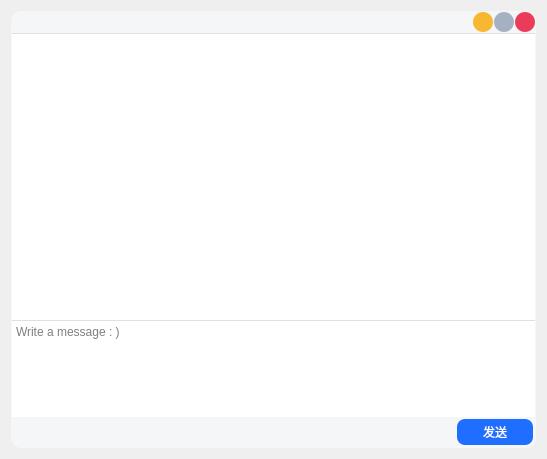
<?xml version="1.0" encoding="UTF-8"?>
<ui version="4.0">
 <class>MainChatWin</class>
 <widget class="QWidget" name="MainChatWin">
  <property name="geometry">
   <rect>
    <x>0</x>
    <y>0</y>
    <width>547</width>
    <height>459</height>
   </rect>
  </property>
  <property name="sizePolicy">
   <sizepolicy hsizetype="Minimum" vsizetype="Minimum">
    <horstretch>0</horstretch>
    <verstretch>0</verstretch>
   </sizepolicy>
  </property>
  <property name="minimumSize">
   <size>
    <width>20</width>
    <height>0</height>
   </size>
  </property>
  <property name="windowTitle">
   <string>MainChatWin</string>
  </property>
  <property name="windowIcon">
   <iconset>
    <normaloff>:/MainIco.ico</normaloff>:/MainIco.ico</iconset>
  </property>
  <property name="windowOpacity">
   <double>1.000000000000000</double>
  </property>
  <property name="styleSheet">
   <string notr="true">#frame {
	background-color: rgb(245, 246, 247);
	border-width: 1px;
	border-radius: 10px;	
}

#closeBtn {
	border-radius: 10px;
	background-color: rgb(235, 59, 90);
}

#maxBtn {
	border-radius: 10px;
	background-color: #a5b1c2;
}

#minBtn {
	border-radius: 10px;
	background: #f7b731;
	
}

#sendBtn {
	border-radius: 8px;
	margin: 2px;
	color: rgb(255, 255, 255);
	background-color: rgb(30, 111, 255);
	font: 11pt &quot;黑体&quot;;
}

#textArea {
	border: none;
	font: 14pt &quot;Leelawadee UI&quot;;
}

#chatMsgList {
	border-style: solid;
	border-color: #E0E0E0;
	border-top-width: 1px;
	border-bottom-width: 1px;
	border-left-width: 0;
	border-right-width: 0;
}

QListWidget::item:hover {
	background-color: #FFFFFF;

}</string>
  </property>
  <layout class="QHBoxLayout" name="horizontalLayout">
   <item>
    <widget class="QFrame" name="frame">
     <property name="frameShape">
      <enum>QFrame::StyledPanel</enum>
     </property>
     <property name="frameShadow">
      <enum>QFrame::Raised</enum>
     </property>
     <layout class="QHBoxLayout" name="horizontalLayout_5">
      <property name="spacing">
       <number>0</number>
      </property>
      <property name="leftMargin">
       <number>1</number>
      </property>
      <property name="topMargin">
       <number>1</number>
      </property>
      <property name="rightMargin">
       <number>1</number>
      </property>
      <property name="bottomMargin">
       <number>1</number>
      </property>
      <item>
       <layout class="QVBoxLayout" name="verticalLayout_2">
        <property name="spacing">
         <number>1</number>
        </property>
        <item>
         <layout class="QHBoxLayout" name="horizontalLayout_3">
          <item>
           <spacer name="horizontalSpacer">
            <property name="orientation">
             <enum>Qt::Horizontal</enum>
            </property>
            <property name="sizeHint" stdset="0">
             <size>
              <width>308</width>
              <height>20</height>
             </size>
            </property>
           </spacer>
          </item>
          <item>
           <layout class="QHBoxLayout" name="horizontalLayout_2">
            <property name="spacing">
             <number>1</number>
            </property>
            <item>
             <widget class="QPushButton" name="minBtn">
              <property name="enabled">
               <bool>true</bool>
              </property>
              <property name="sizePolicy">
               <sizepolicy hsizetype="Minimum" vsizetype="Minimum">
                <horstretch>0</horstretch>
                <verstretch>0</verstretch>
               </sizepolicy>
              </property>
              <property name="minimumSize">
               <size>
                <width>20</width>
                <height>20</height>
               </size>
              </property>
              <property name="maximumSize">
               <size>
                <width>20</width>
                <height>20</height>
               </size>
              </property>
              <property name="styleSheet">
               <string notr="true"/>
              </property>
              <property name="text">
               <string/>
              </property>
              <property name="icon">
               <iconset>
                <normaloff>:/min.svg</normaloff>:/min.svg</iconset>
              </property>
             </widget>
            </item>
            <item>
             <widget class="QPushButton" name="maxBtn">
              <property name="sizePolicy">
               <sizepolicy hsizetype="Minimum" vsizetype="Minimum">
                <horstretch>0</horstretch>
                <verstretch>0</verstretch>
               </sizepolicy>
              </property>
              <property name="minimumSize">
               <size>
                <width>20</width>
                <height>20</height>
               </size>
              </property>
              <property name="maximumSize">
               <size>
                <width>20</width>
                <height>20</height>
               </size>
              </property>
              <property name="styleSheet">
               <string notr="true"/>
              </property>
              <property name="text">
               <string/>
              </property>
              <property name="icon">
               <iconset>
                <normaloff>:/max.svg</normaloff>:/max.svg</iconset>
              </property>
             </widget>
            </item>
            <item>
             <widget class="QPushButton" name="closeBtn">
              <property name="sizePolicy">
               <sizepolicy hsizetype="Minimum" vsizetype="Minimum">
                <horstretch>0</horstretch>
                <verstretch>0</verstretch>
               </sizepolicy>
              </property>
              <property name="minimumSize">
               <size>
                <width>20</width>
                <height>20</height>
               </size>
              </property>
              <property name="maximumSize">
               <size>
                <width>20</width>
                <height>20</height>
               </size>
              </property>
              <property name="baseSize">
               <size>
                <width>20</width>
                <height>20</height>
               </size>
              </property>
              <property name="text">
               <string/>
              </property>
              <property name="icon">
               <iconset>
                <normaloff>:/close.svg</normaloff>:/close.svg</iconset>
              </property>
             </widget>
            </item>
           </layout>
          </item>
         </layout>
        </item>
        <item>
         <layout class="QVBoxLayout" name="verticalLayout" stretch="9,3,1">
          <property name="spacing">
           <number>0</number>
          </property>
          <item>
           <widget class="QListWidget" name="chatMsgList"/>
          </item>
          <item>
           <widget class="QTextEdit" name="textArea">
            <property name="placeholderText">
             <string>Write a message : )</string>
            </property>
           </widget>
          </item>
          <item>
           <layout class="QHBoxLayout" name="horizontalLayout_4">
            <property name="spacing">
             <number>0</number>
            </property>
            <item>
             <spacer name="horizontalSpacer_2">
              <property name="orientation">
               <enum>Qt::Horizontal</enum>
              </property>
              <property name="sizeHint" stdset="0">
               <size>
                <width>388</width>
                <height>20</height>
               </size>
              </property>
             </spacer>
            </item>
            <item>
             <widget class="QPushButton" name="sendBtn">
              <property name="minimumSize">
               <size>
                <width>80</width>
                <height>30</height>
               </size>
              </property>
              <property name="text">
               <string>发送</string>
              </property>
             </widget>
            </item>
           </layout>
          </item>
         </layout>
        </item>
       </layout>
      </item>
     </layout>
    </widget>
   </item>
  </layout>
 </widget>
 <resources/>
 <connections>
  <connection>
   <sender>closeBtn</sender>
   <signal>clicked()</signal>
   <receiver>MainChatWin</receiver>
   <slot>close()</slot>
   <hints>
    <hint type="sourcelabel">
     <x>520</x>
     <y>28</y>
    </hint>
    <hint type="destinationlabel">
     <x>543</x>
     <y>133</y>
    </hint>
   </hints>
  </connection>
  <connection>
   <sender>maxBtn</sender>
   <signal>clicked()</signal>
   <receiver>MainChatWin</receiver>
   <slot>changeWindowState()</slot>
   <hints>
    <hint type="sourcelabel">
     <x>504</x>
     <y>16</y>
    </hint>
    <hint type="destinationlabel">
     <x>541</x>
     <y>172</y>
    </hint>
   </hints>
  </connection>
  <connection>
   <sender>sendBtn</sender>
   <signal>clicked()</signal>
   <receiver>MainChatWin</receiver>
   <slot>addMsgItem()</slot>
   <hints>
    <hint type="sourcelabel">
     <x>497</x>
     <y>452</y>
    </hint>
    <hint type="destinationlabel">
     <x>477</x>
     <y>470</y>
    </hint>
   </hints>
  </connection>
  <connection>
   <sender>minBtn</sender>
   <signal>clicked()</signal>
   <receiver>MainChatWin</receiver>
   <slot>showMinimized()</slot>
   <hints>
    <hint type="sourcelabel">
     <x>486</x>
     <y>23</y>
    </hint>
    <hint type="destinationlabel">
     <x>541</x>
     <y>57</y>
    </hint>
   </hints>
  </connection>
 </connections>
 <slots>
  <slot>changeWindowState()</slot>
  <slot>addMsgItem()</slot>
 </slots>
</ui>
